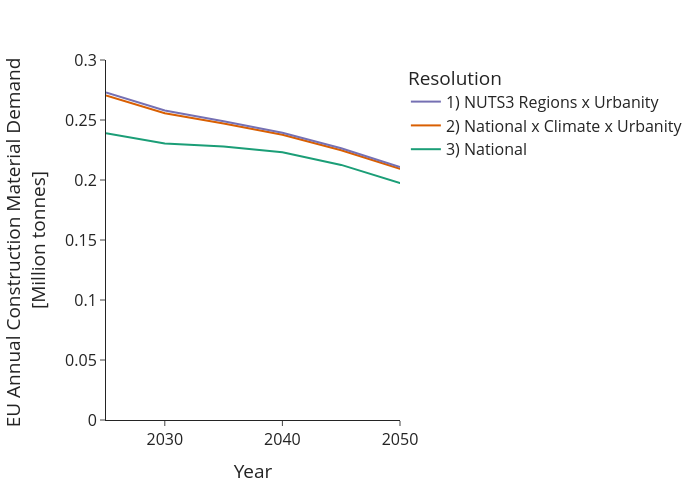

The code cell stored with this chart in its notebook:
### Code cell
data = mat.groupby(level=[1,2]).sum(numeric_only=True).mat_demand_Mt.reset_index()
data = data.replace({'SSP2-NUTS-BLD-FLAT':'3) National', 'SSP2-NUTS-BLD':'2) National x Climate x Urbanity', 'SSP2-NUTS':'1) NUTS3 Regions x Urbanity'})
data = data.sort_values(['scenario', 'year'], ascending=False)
fig = px.line(data, x="year", y="mat_demand_Mt", color="scenario", labels={"mat_demand_Mt":"EU Annual Construction Material Demand <br>[Million tonnes]", 'scenario':'Resolution', 'year':'Year'}, template='simple_white', 
             color_discrete_sequence=px.colors.qualitative.Dark2)
fig.update_layout(width=700, height=500, legend={'traceorder': 'reversed'}, font=dict(size=16)) 
fig.update_yaxes(range=[0, 0.3]) 
fig.update_xaxes(range=[2025, 2050]) 
#fig.write_image('plots/line_floor_tot_SSP2_Willing_DLS.svg')
#fig.write_image('plots/line_floor_tot_SSP2_Willing_DLS.png')
fig.show()

### Figure 1 — Plotly figure (JSON) as saved in the notebook; plotly's stock layout.template omitted (floating-point values rounded to 4 significant figures)
{"data": [{"hovertemplate": "Resolution=3) National<br>Year=%{x}<br>EU Annual Construction Material Demand <br>[Million tonnes]=%{y}<extra></extra>", "legendgroup": "3) National", "line": {"color": "rgb(27,158,119)", "dash": "solid"}, "marker": {"symbol": "circle"}, "mode": "lines", "name": "3) National", "orientation": "v", "showlegend": true, "type": "scatter", "x": [2060, 2055, 2050, 2045, 2040, 2035, 2030, 2025], "xaxis": "x", "y": [0.1664, 0.1807, 0.1975, 0.2126, 0.2231, 0.228, 0.2304, 0.239], "yaxis": "y"}, {"hovertemplate": "Resolution=2) National x Climate x Urbanity<br>Year=%{x}<br>EU Annual Construction Material Demand <br>[Million tonnes]=%{y}<extra></extra>", "legendgroup": "2) National x Climate x Urbanity", "line": {"color": "rgb(217,95,2)", "dash": "solid"}, "marker": {"symbol": "circle"}, "mode": "lines", "name": "2) National x Climate x Urbanity", "orientation": "v", "showlegend": true, "type": "scatter", "x": [2060, 2055, 2050, 2045, 2040, 2035, 2030, 2025], "xaxis": "x", "y": [0.1812, 0.1937, 0.2094, 0.2248, 0.2377, 0.2471, 0.2557, 0.2704], "yaxis": "y"}, {"hovertemplate": "Resolution=1) NUTS3 Regions x Urbanity<br>Year=%{x}<br>EU Annual Construction Material Demand <br>[Million tonnes]=%{y}<extra></extra>", "legendgroup": "1) NUTS3 Regions x Urbanity", "line": {"color": "rgb(117,112,179)", "dash": "solid"}, "marker": {"symbol": "circle"}, "mode": "lines", "name": "1) NUTS3 Regions x Urbanity", "orientation": "v", "showlegend": true, "type": "scatter", "x": [2050, 2045, 2040, 2035, 2030, 2025], "xaxis": "x", "y": [0.2109, 0.2264, 0.2394, 0.249, 0.2579, 0.273], "yaxis": "y"}], "layout": {"font": {"size": 16}, "height": 500, "legend": {"title": {"text": "Resolution"}, "tracegroupgap": 0, "traceorder": "reversed"}, "margin": {"t": 60}, "width": 700, "xaxis": {"anchor": "y", "domain": [0, 1], "range": [2025, 2050], "title": {"text": "Year"}}, "yaxis": {"anchor": "x", "domain": [0, 1], "range": [0, 0.3], "title": {"text": "EU Annual Construction Material Demand <br>[Million tonnes]"}}}}
